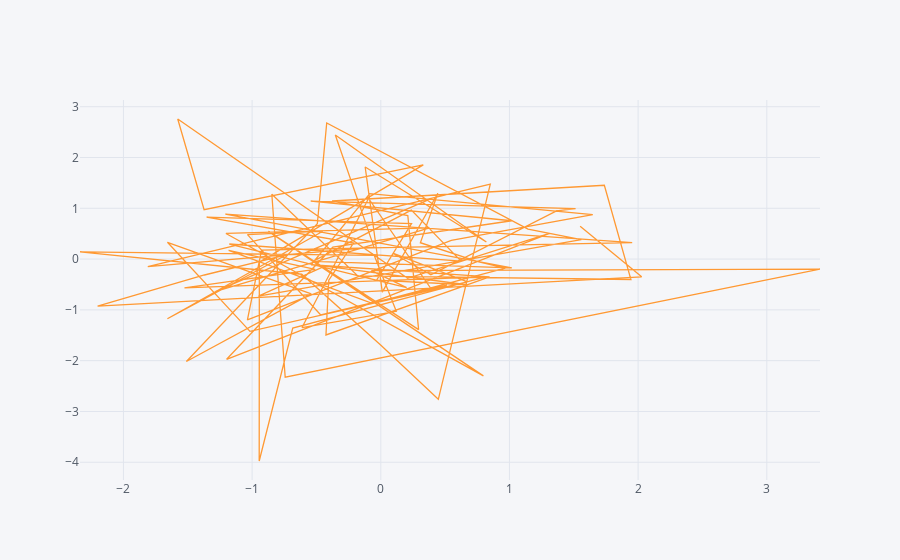

The code cell stored with this chart in its notebook:
### Markdown cell above
## Scatter Plot

### Code cell
#creating scatterplot
df.iplot(kind='scatter',x='A',y='B')
